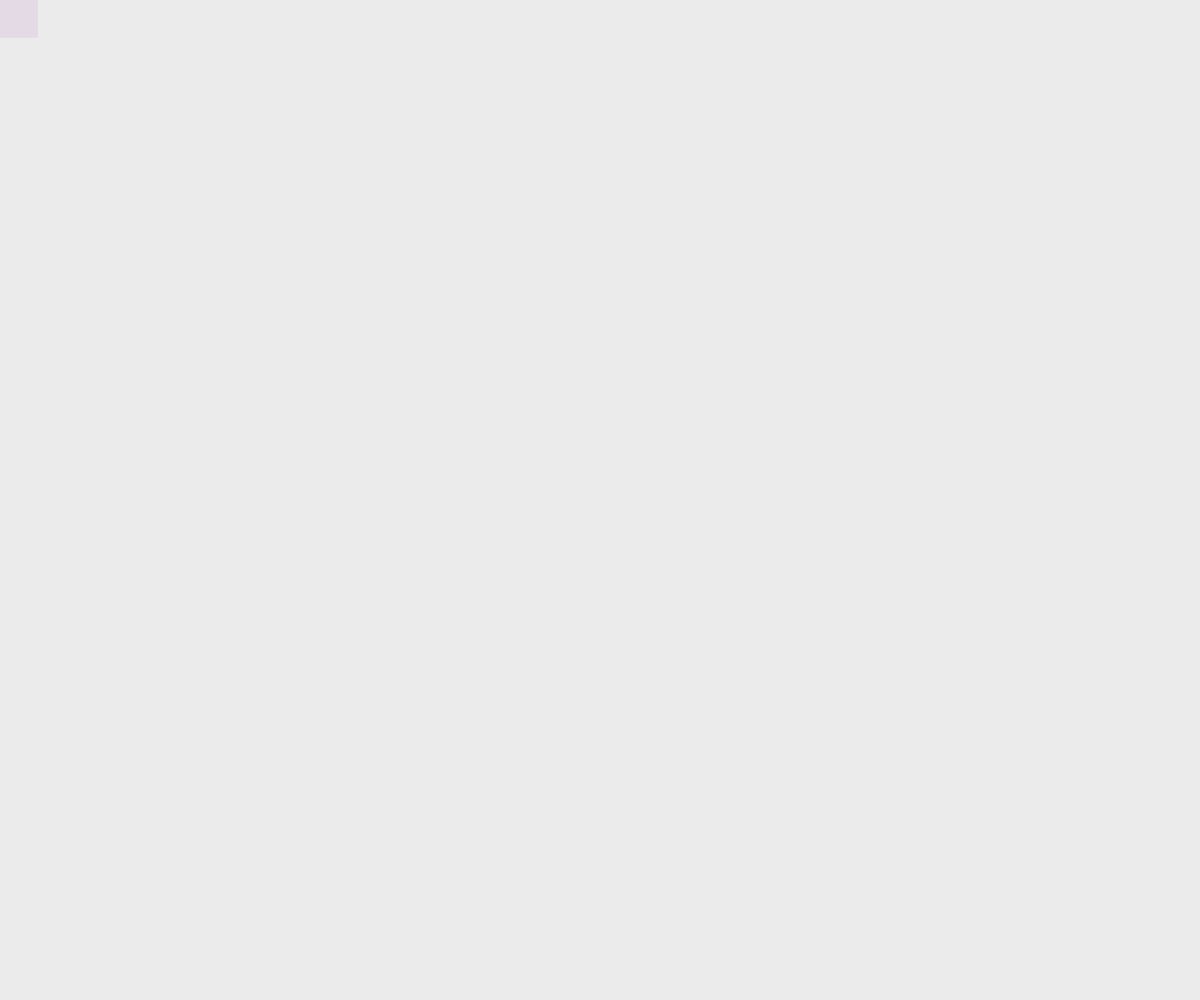
Frame 1 (no input)
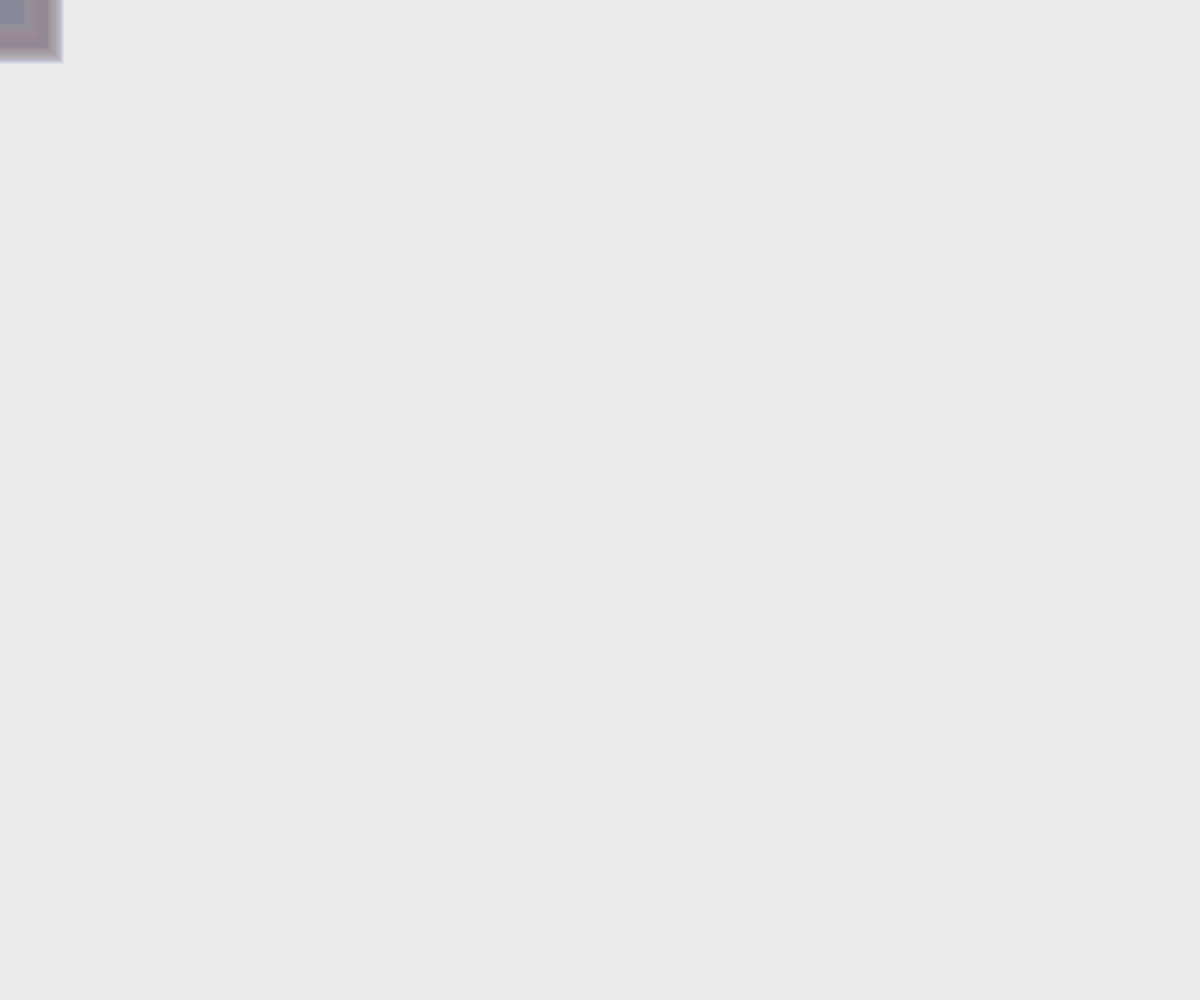
Frame 60 (no input)
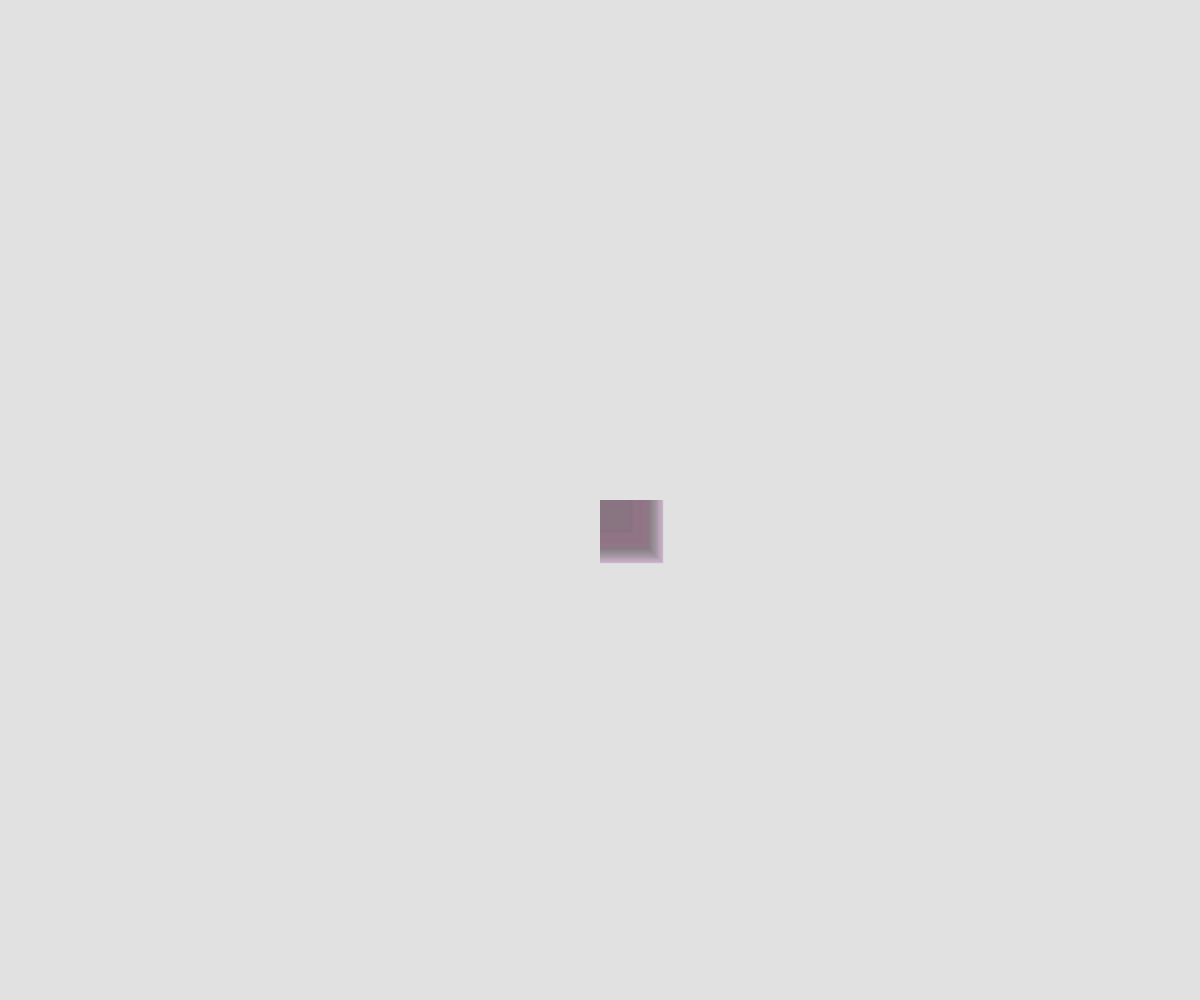
Frame 120 (the mouse pressed at the canvas centre since frame 60)

The p5.js sketch that drew these frames (run headless with seeded random() and noise() and a simulated clock; from frame 60 on, the mouse is pressed at the canvas centre):

// p5.js sketch
// ── sketch.js
function setup() {
  createCanvas(windowWidth, windowHeight);
  background(90, 30);
}

function draw() {
  noStroke();
  fill(random(80, 200), random(60, 200), random(100, 200), 30);
  rect(mouseX, mouseY, random(24, 64));
}

function mousePressed() {
  background(225);
}
